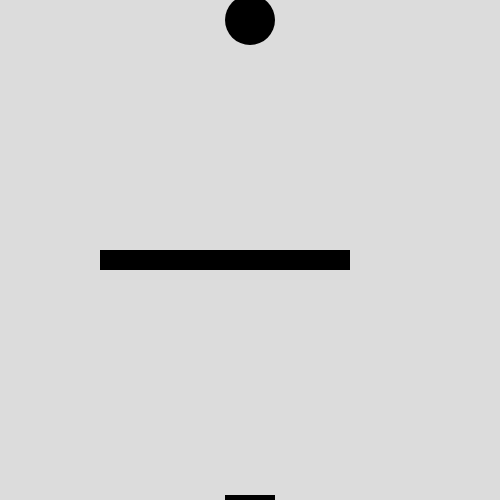
Frame 1 (no input)
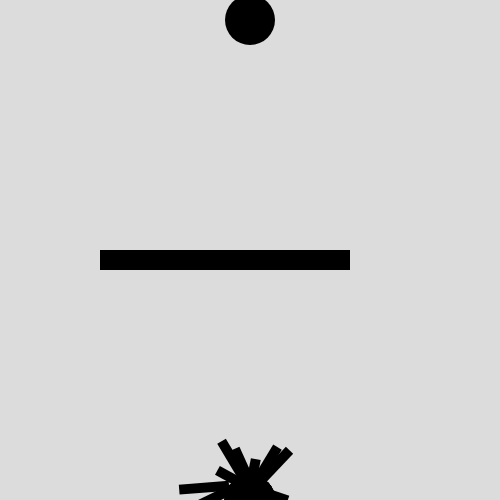
Frame 60 (no input)
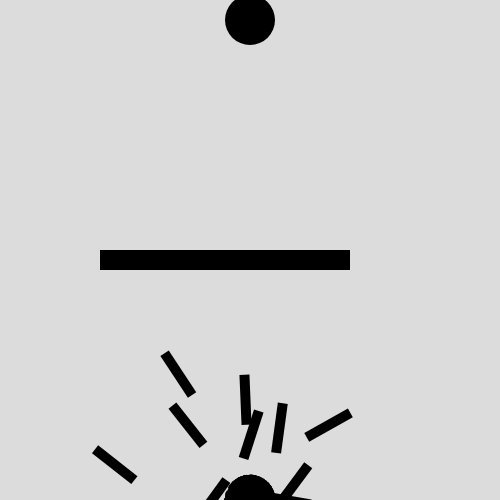
Frame 120 (the mouse pressed at the canvas centre since frame 60)

The p5.js sketch that drew these frames (run headless with seeded random() and noise() and a simulated clock; from frame 60 on, the mouse is pressed at the canvas centre):

// p5.js sketch
// ── sketch.js
var population;
var count = 0;
var lifeP, fitness, gens;
var target;
var genrations=1;

function setup() {
  createCanvas(500, 500);
  population = new Population();
  lifeP = createP();
  fitness = createP();
  gens = createP();
  target = createVector(width/2, 20);
}

function draw() {
  background(220);
  noStroke();
  fill(0);
  ellipse(target.x, target.y, 50, 50);

  rect(100, 250, 250, 20);

  population.run();
  lifeP.html(`Frames: ${count}`);
  count++;
  if(count>=300) {
    var maxFitness=population.evaluate();
    population.naturalSelection();
    fitness.html(`Maximum Fitness: ${maxFitness}`);
    count=0;
    if(maxFitness!==5000){
    genrations += 1;
    }
  }
  gens.html(`Genrations: ${genrations}`)
}

// ── DNA.js
class DNA {
    constructor(genes) {
        if(genes){
            this.genes=genes
        }else{
            this.lifeSpan=300;
            this.genes = [];
            for(var i=0; i<this.lifeSpan; i++){
                this.genes[i] = p5.Vector.random2D();
                this.genes[i].setMag(0.1);
            }
        }
    }

    crossOver(partner) {
        let new_genes = [];
        let mid = floor(random(this.genes.length));

        for (let i = 0; i < this.genes.length; i++) {
            if (i<mid){
                new_genes.push(this.genes[i]);
            }else{
                new_genes.push(partner.genes[i]);
            }
        }
        return new DNA(new_genes);
    }

    
    mutation() {
        for (let i = 0; i < this.genes.length; i++) { 
            if(random(1)<0.01){
                this.genes[i] = p5.Vector.random2D();
                this.genes[i].setMag(0.1);
            }
        }
    }
}
// ── Population.js
class Population {
    constructor() {
        this.rockets = [];
        this.populationSize = 50;
        
        for (var i=0; i<this.populationSize; i++){
            this.rockets[i] = new Rocket();
        }
    }

    run () {
        for (var i=0; i<this.populationSize; i++){
            this.rockets[i].create();
            this.rockets[i].update();
        }
    }

    evaluate() {
        let maxFitness=0;

        for (let j = 0; j < this.rockets.length; j++) {
            this.rockets[j].calculateFitness();
            if (this.rockets[j].fitness>maxFitness) {
                maxFitness = this.rockets[j].fitness;
            }
        }

        for (let i = 0; i < this.rockets.length; i++) {
            this.rockets[i].fitness /= maxFitness; 
        }

        
        this.matingPool = [];
        for (let i = 0; i < this.rockets.length; i++) {
            let num = this.rockets[i].fitness*100;
            for (let j = 0; j < num; j++) {
                this.matingPool.push(this.rockets[i]);
            }
        }
        return maxFitness;
    }

    naturalSelection() {
        let new_rockets = [];

        for (let i = 0; i < this.rockets.length; i++) {
            let parentA = random(this.matingPool).dna;
            let parentB = random(this.matingPool).dna;
    
            let child = parentA.crossOver(parentB);
            child.mutation();
            new_rockets[i] = new Rocket(child);
        }
        this.rockets = new_rockets;
    }

}
// ── Rocket.js
class Rocket {
    constructor(child) {
        this.position = createVector(width/2, height);
        this.velocity = createVector();
        this.acceleration = createVector();
        
        this.completed = false;
        this.crashed = false;

        this.fitness = 0;

        if (child){
            this.dna = child;
        }else{
            this.dna = new DNA();
        }

        this.count = 0;

        //target position
        this.target = createVector(width/2, 20);

        //obstical position
        this.rect_height = 20;
        this.rect_width = 250;
        this.pos_x = 100;
        this.pos_y = 250;
    }

    create() {
        push();
        noStroke();
        fill(0);
        translate(this.position.x, this.position.y);
        rotate(this.velocity.heading());
        rectMode("center");
        rect(0, 0, 50, 10);
        pop();
    }

    update() {
        if (dist(this.target.x, this.target.y, this.position.x, this.position.y)<10){
            this.completed = true;
            this.position = this.target.copy();
        }

        if ((this.position.x>this.pos_x && this.position.x<this.pos_x+this.rect_width) && (this.position.y>this.pos_y && this.position.y<this.pos_y+this.rect_height)) {
            console.log('here');
            this.crashed = true;
        }

        if ((this.position.x<0 || this.position.x>width) || (this.position.y<0 || this.position.y>height)){
            this.crashed = true;
        }

        if (!this.completed && !this.crashed){

            this.applyForce(this.dna.genes[this.count]);
            this.count++;
            this.position.add(this.velocity);
            this.velocity.add(this.acceleration);
            this.acceleration.mult(0);
        }
        
    }

    applyForce(force) {
        this.acceleration.add(force);
    }

    calculateFitness() {
        let distance = dist(this.position.x, this.position.y, this.target.x, this.target.y);
        this.fitness = map(distance, 0, width, width, 0);

        if(this.completed) {
            this.fitness *= 10;
        }

        if(this.crashed) {
            this.fitness /= 100;
        }
    }

}
